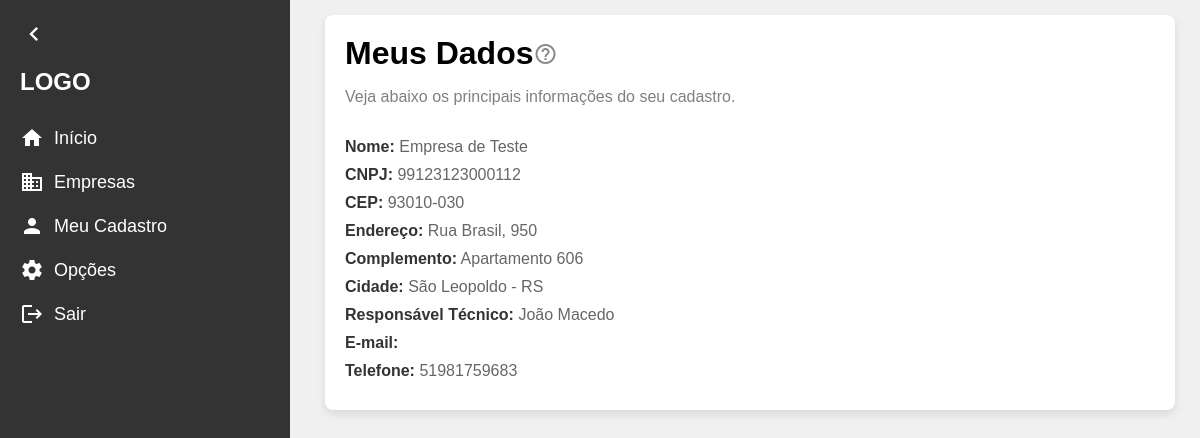
The page /escritorio/2/ on the database as committed earlier.
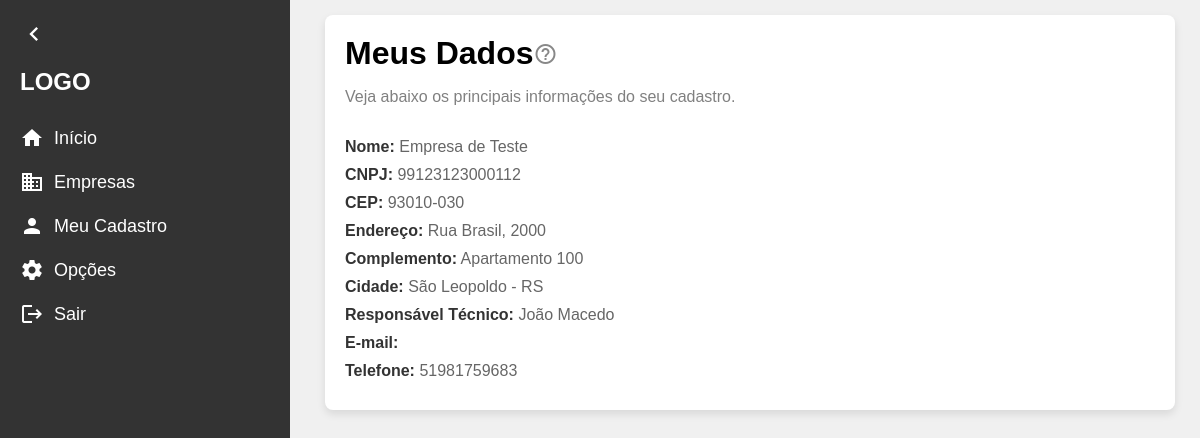
The same page on the database as committed later.
### escritorio/models.py (models this page shows, shortened)
class Escritorio(models.Model):
    id = models.AutoField(primary_key=True)
    nome = models.CharField(max_length=200)
    cnpj = models.CharField(max_length=14, blank=True, null=True)
    cep = models.CharField(
        max_length=9,
        validators=[
            RegexValidator(regex=r'^\d{5}-\d{3}$', message="CEP deve estar no formato 99999-999.")
        ],
    )
    endereco = models.CharField(max_length=100, blank=True, null=True)
    numero = models.CharField(max_length=10, blank=True, null=True)
    complemento = models.CharField(max_length=50, blank=True, null=True)
    cidade = models.CharField(max_length=50, blank=True, null=True)
    uf = models.CharField(max_length=2, blank=True, null=True)
    responsavel_tecnico = models.CharField(max_length=50)
    telefone = models.CharField(
        max_length=15, blank=True, null=True,
        validators=[
            RegexValidator(
                regex=r'^\d{10,11}$',
                message="O número de telefone deve conter apenas dígitos e ter 10 ou 11 dígitos."
            )
        ]
    )

### escritorio/views.py (the view)
# urls.py: path('escritorio/<int:id>/', views.escritorio_detalhes, name='escritorio_detalhes'),
def escritorio_detalhes(request, id):
    escritorio = get_object_or_404(Escritorio, id=id)
    return render(request, 'escritorio_detalhes.html', {'escritorio': escritorio})

### escritorio/templates/escritorio_detalhes.html (shortened to what this page needs)
{% extends "base.html" %}
{% block content %}
<div class="content">
    <div class="container">
        <div class="title">
            <span>Meus Dados</span>
            <span class="material-icons" style="color: #888;">help_outline</span>
        </div>
        <p>Veja abaixo os principais informações do seu cadastro.</p>
        <div class="field">
            <span class="field-label">Nome:</span>
            <span class="field-value">{{ escritorio.nome }}</span>
        </div>
        <div class="field">
            <span class="field-label">CNPJ:</span>
            <span class="field-value">{{ escritorio.cnpj }}</span>
        </div>
        <div class="field">
            <span class="field-label">CEP:</span>
            <span class="field-value">{{ escritorio.cep }}</span>
        </div>
        <div class="field">
            <span class="field-label">Endereço:</span>
            <span class="field-value">{{ escritorio.endereco }}, {{ escritorio.numero }}</span>
        </div>
        <div class="field">
            <span class="field-label">Complemento:</span>
            <span class="field-value">{{ escritorio.complemento }}</span>
        </div>
        <div class="field">
            <span class="field-label">Cidade:</span>
            <span class="field-value">{{ escritorio.cidade }} - {{ escritorio.uf }}</span>
        </div>
        <div class="field">
            <span class="field-label">Responsável Técnico:</span>
            <span class="field-value">{{ escritorio.responsavel_tecnico }}</span>
        </div>
        <div class="field">
            <span class="field-label">E-mail:</span>
        </div>
        <div class="field">
            <span class="field-label">Telefone:</span>
            <span class="field-value">{{ escritorio.telefone }}</span>
        </div>
    </div>
</div>
{% endblock %}

Rows that differ between the two databases and show on the page:
changed Escritorio "Empresa de Teste": numero "950" → "2000"; complemento "Apartamento 606" → "Apartamento 100"
